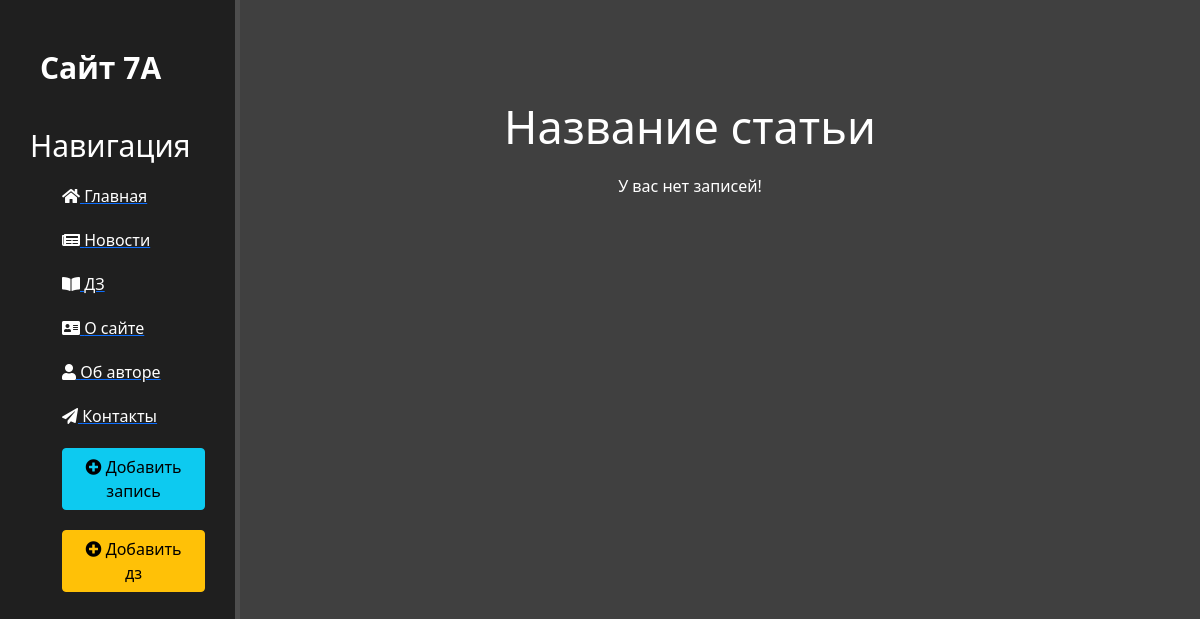
/news, run on an earlier commit of the app's database.
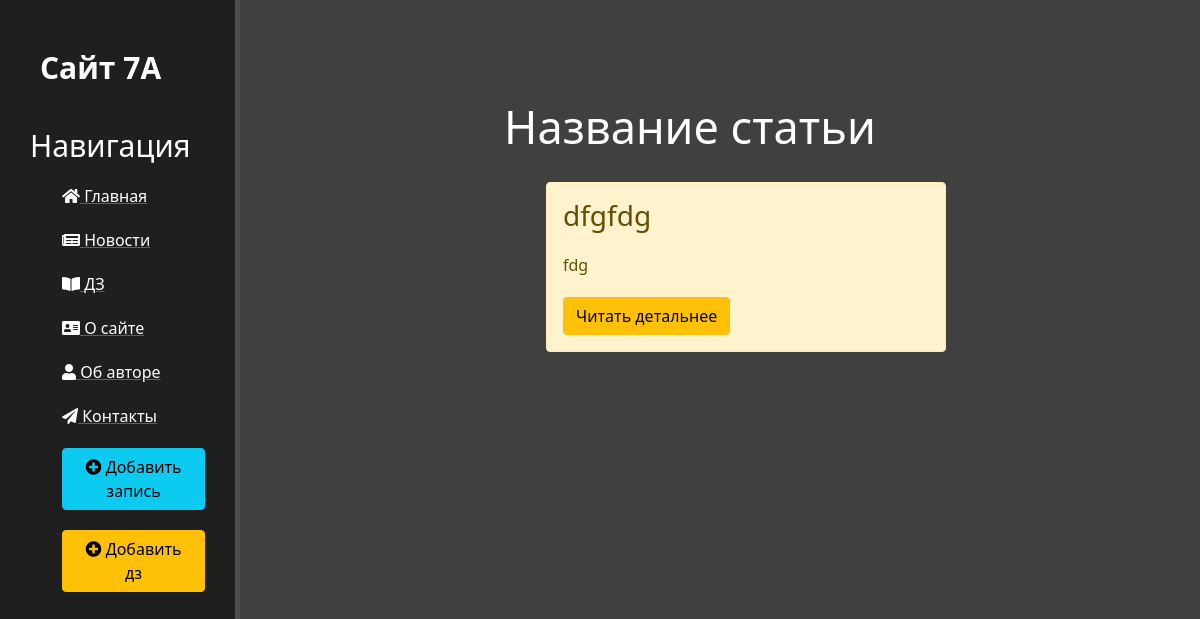
And on a later commit of the database.
### news/models.py (models this page shows, shortened)
class Articles(models.Model):
    title = models.CharField('Название', max_length=50)
    anons = models.CharField('Анонс', max_length=250)
    full_text = models.TextField("Текст")
    date = models.CharField('Дата публикации', default=time, max_length=50)
    class Meta:
        verbose_name = "Новость"

### news/views.py (the view)
# urls.py: path("", views.news_home, name="news_home"),
def news_home(request):
    news = Articles.objects.order_by('-date')
    return render(request, 'news/news.html', {'news': news})

### news/templates/news/news.html (shortened to what this page needs)
{% extends "main/layout.html" %}
{% block content %}
    <div class="features">
        <h1>Название статьи</h1>
        {% if news %}
            {% for el in news %}
                <div class="alert alert-warning">
                    <h3>{{ el.title }}</h3>
                    <p>{{ el.anons }}</p>
                    <a href="{% url "news-detail" el.id%}" class="btn btn-warning">Читать детальнее</a>
                </div>
            {% endfor %}
        {% else %}
            <p>У вас нет записей!</p>
        {% endif %}
    </div>
{% endblock %}

What changed in the data, as far as the page shows it:
added Articles: title "dfgfdg", anons "fdg"
Also different on the page:
text no longer shown: "У вас нет записей!"
